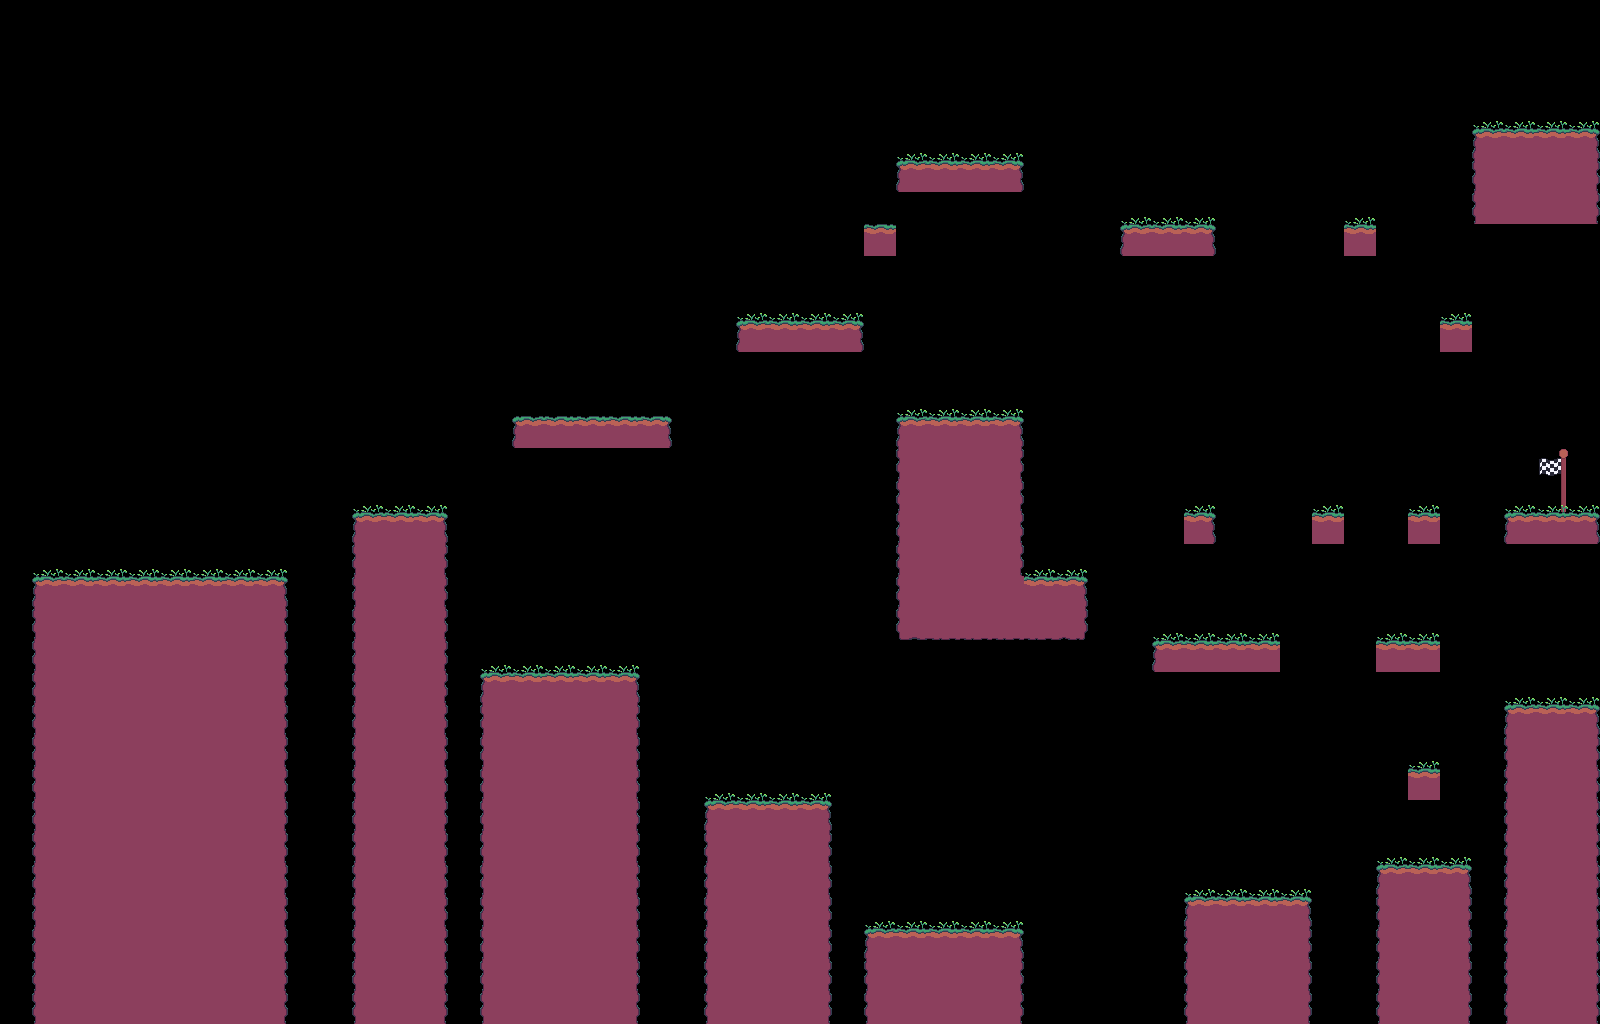

The image is a tile-based game level rendered from a .tmx file. Its description and complete source (layers, tilesets, objects, tile grids) follow:
An orthogonal 50x32 tile map with 32x32 px tiles, 2 tile layers (Ground, Decoration) and 2 objects (goal, spawn).

<map version="1.2" tiledversion="1.2.1" orientation="orthogonal" renderorder="right-down" width="50" height="32" tilewidth="32" tileheight="32" infinite="0" nextlayerid="6" nextobjectid="3">
 <tileset firstgid="1" source="Sprites.tsx" />
 <layer id="3" name="Ground" width="50" height="32">
  <data encoding="csv">
0,0,0,0,0,0,0,0,0,0,0,0,0,0,0,0,0,0,0,0,0,0,0,0,0,0,0,0,0,0,0,0,0,0,0,0,0,0,0,0,0,0,0,0,0,0,0,0,0,0,
0,0,0,0,0,0,0,0,0,0,0,0,0,0,0,0,0,0,0,0,0,0,0,0,0,0,0,0,0,0,0,0,0,0,0,0,0,0,0,0,0,0,0,0,0,0,0,0,0,0,
0,0,0,0,0,0,0,0,0,0,0,0,0,0,0,0,0,0,0,0,0,0,0,0,0,0,0,0,0,0,0,0,0,0,0,0,0,0,0,0,0,0,0,0,0,0,0,0,0,0,
0,0,0,0,0,0,0,0,0,0,0,0,0,0,0,0,0,0,0,0,0,0,0,0,0,0,0,0,0,0,0,0,0,0,0,0,0,0,0,0,0,0,0,0,0,0,0,0,0,0,
0,0,0,0,0,0,0,0,0,0,0,0,0,0,0,0,0,0,0,0,0,0,0,0,0,0,0,0,0,0,0,0,0,0,0,0,0,0,0,0,0,0,0,0,0,0,1,2,2,3,
0,0,0,0,0,0,0,0,0,0,0,0,0,0,0,0,0,0,0,0,0,0,0,0,0,0,0,0,1,2,2,3,0,0,0,0,0,0,0,0,0,0,0,0,0,0,9,10,10,11,
0,0,0,0,0,0,0,0,0,0,0,0,0,0,0,0,0,0,0,0,0,0,0,0,0,0,0,0,0,0,0,0,0,0,0,0,0,0,0,0,0,0,0,0,0,0,9,10,10,11,
0,0,0,0,0,0,0,0,0,0,0,0,0,0,0,0,0,0,0,0,0,0,0,0,0,0,0,2,0,0,0,0,0,0,0,1,2,3,0,0,0,0,2,0,0,0,0,0,0,0,
0,0,0,0,0,0,0,0,0,0,0,0,0,0,0,0,0,0,0,0,0,0,0,0,0,0,0,0,0,0,0,0,0,0,0,0,0,0,0,0,0,0,0,0,0,0,0,0,0,0,
0,0,0,0,0,0,0,0,0,0,0,0,0,0,0,0,0,0,0,0,0,0,0,0,0,0,0,0,0,0,0,0,0,0,0,0,0,0,0,0,0,0,0,0,0,0,0,0,0,0,
0,0,0,0,0,0,0,0,0,0,0,0,0,0,0,0,0,0,0,0,0,0,0,1,2,2,3,0,0,0,0,0,0,0,0,0,0,0,0,0,0,0,0,0,0,2,0,0,0,0,
0,0,0,0,0,0,0,0,0,0,0,0,0,0,0,0,0,0,0,0,0,0,0,0,0,0,0,0,0,0,0,0,0,0,0,0,0,0,0,0,0,0,0,0,0,0,0,0,0,0,
0,0,0,0,0,0,0,0,0,0,0,0,0,0,0,0,0,0,0,0,0,0,0,0,0,0,0,0,0,0,0,0,0,0,0,0,0,0,0,0,0,0,0,0,0,0,0,0,0,0,
0,0,0,0,0,0,0,0,0,0,0,0,0,0,0,0,1,2,2,2,3,0,0,0,0,0,0,0,1,2,2,3,0,0,0,0,0,0,0,0,0,0,0,0,0,0,0,0,0,0,
0,0,0,0,0,0,0,0,0,0,0,0,0,0,0,0,0,0,0,0,0,0,0,0,0,0,0,0,9,10,10,11,0,0,0,0,0,0,0,0,0,0,0,0,0,0,0,0,0,0,
0,0,0,0,0,0,0,0,0,0,0,0,0,0,0,0,0,0,0,0,0,0,0,0,0,0,0,0,9,10,10,11,0,0,0,0,0,0,0,0,0,0,0,0,0,0,0,0,0,0,
0,0,0,0,0,0,0,0,0,0,0,1,2,3,0,0,0,0,0,0,0,0,0,0,0,0,0,0,9,10,10,11,0,0,0,0,0,3,0,0,0,2,0,0,2,0,0,1,2,3,
0,0,0,0,0,0,0,0,0,0,0,9,10,11,0,0,0,0,0,0,0,0,0,0,0,0,0,0,9,10,10,11,0,0,0,0,0,0,0,0,0,0,0,0,0,0,0,0,0,0,
0,1,2,2,2,2,2,2,3,0,0,9,10,11,0,0,0,0,0,0,0,0,0,0,0,0,0,0,9,10,10,10,2,3,0,0,0,0,0,0,0,0,0,0,0,0,0,0,0,0,
0,9,10,10,10,10,10,10,11,0,0,9,10,11,0,0,0,0,0,0,0,0,0,0,0,0,0,0,17,18,18,18,18,19,0,0,0,0,0,0,0,0,0,0,0,0,0,0,0,0,
0,9,10,10,10,10,10,10,11,0,0,9,10,11,0,0,0,0,0,0,0,0,0,0,0,0,0,0,0,0,0,0,0,0,0,0,1,2,2,2,0,0,0,2,2,0,0,0,0,0,
0,9,10,10,10,10,10,10,11,0,0,9,10,11,0,1,2,2,2,3,0,0,0,0,0,0,0,0,0,0,0,0,0,0,0,0,0,0,0,0,0,0,0,0,0,0,0,0,0,0,
0,9,10,10,10,10,10,10,11,0,0,9,10,11,0,9,10,10,10,11,0,0,0,0,0,0,0,0,0,0,0,0,0,0,0,0,0,0,0,0,0,0,0,0,0,0,0,1,2,3,
0,9,10,10,10,10,10,10,11,0,0,9,10,11,0,9,10,10,10,11,0,0,0,0,0,0,0,0,0,0,0,0,0,0,0,0,0,0,0,0,0,0,0,0,0,0,0,9,10,11,
0,9,10,10,10,10,10,10,11,0,0,9,10,11,0,9,10,10,10,11,0,0,0,0,0,0,0,0,0,0,0,0,0,0,0,0,0,0,0,0,0,0,0,0,2,0,0,9,10,11,
0,9,10,10,10,10,10,10,11,0,0,9,10,11,0,9,10,10,10,11,0,0,1,2,2,3,0,0,0,0,0,0,0,0,0,0,0,0,0,0,0,0,0,0,0,0,0,9,10,11,
0,9,10,10,10,10,10,10,11,0,0,9,10,11,0,9,10,10,10,11,0,0,9,10,10,11,0,0,0,0,0,0,0,0,0,0,0,0,0,0,0,0,0,0,0,0,0,9,10,11,
0,9,10,10,10,10,10,10,11,0,0,9,10,11,0,9,10,10,10,11,0,0,9,10,10,11,0,0,0,0,0,0,0,0,0,0,0,0,0,0,0,0,0,1,2,3,0,9,10,11,
0,9,10,10,10,10,10,10,11,0,0,9,10,11,0,9,10,10,10,11,0,0,9,10,10,11,0,0,0,0,0,0,0,0,0,0,0,1,2,2,3,0,0,9,10,11,0,9,10,11,
0,9,10,10,10,10,10,10,11,0,0,9,10,11,0,9,10,10,10,11,0,0,9,10,10,11,0,1,2,2,2,3,0,0,0,0,0,9,10,10,11,0,0,9,10,11,0,9,10,11,
0,9,10,10,10,10,10,10,11,0,0,9,10,11,0,9,10,10,10,11,0,0,9,10,10,11,0,9,10,10,10,11,0,0,0,0,0,9,10,10,11,0,0,9,10,11,0,9,10,11,
0,9,10,10,10,10,10,10,11,0,0,9,10,11,0,9,10,10,10,11,0,0,9,10,10,11,0,9,10,10,10,11,0,0,0,0,0,9,10,10,11,0,0,9,10,11,0,9,10,11
</data>
 </layer>
 <layer id="4" name="Decoration" width="50" height="32">
  <data encoding="csv">
0,0,0,0,0,0,0,0,0,0,0,0,0,0,0,0,0,0,0,0,0,0,0,0,0,0,0,0,0,0,0,0,0,0,0,0,0,0,0,0,0,0,0,0,0,0,0,0,0,0,
0,0,0,0,0,0,0,0,0,0,0,0,0,0,0,0,0,0,0,0,0,0,0,0,0,0,0,0,0,0,0,0,0,0,0,0,0,0,0,0,0,0,0,0,0,0,0,0,0,0,
0,0,0,0,0,0,0,0,0,0,0,0,0,0,0,0,0,0,0,0,0,0,0,0,0,0,0,0,0,0,0,0,0,0,0,0,0,0,0,0,0,0,0,0,0,0,0,0,0,0,
0,0,0,0,0,0,0,0,0,0,0,0,0,0,0,0,0,0,0,0,0,0,0,0,0,0,0,0,0,0,0,0,0,0,0,0,0,0,0,0,0,0,0,0,0,0,4,4,4,4,
0,0,0,0,0,0,0,0,0,0,0,0,0,0,0,0,0,0,0,0,0,0,0,0,0,0,0,0,4,4,4,4,0,0,0,0,0,0,0,0,0,0,0,0,0,0,0,0,0,0,
0,0,0,0,0,0,0,0,0,0,0,0,0,0,0,0,0,0,0,0,0,0,0,0,0,0,0,0,0,0,0,0,0,0,0,0,0,0,0,0,0,0,0,0,0,0,0,0,0,0,
0,0,0,0,0,0,0,0,0,0,0,0,0,0,0,0,0,0,0,0,0,0,0,0,0,0,0,0,0,0,0,0,0,0,0,4,4,4,0,0,0,0,4,0,0,0,0,0,0,0,
0,0,0,0,0,0,0,0,0,0,0,0,0,0,0,0,0,0,0,0,0,0,0,0,0,0,0,0,0,0,0,0,0,0,0,0,0,0,0,0,0,0,0,0,0,0,0,0,0,0,
0,0,0,0,0,0,0,0,0,0,0,0,0,0,0,0,0,0,0,0,0,0,0,0,0,0,0,0,0,0,0,0,0,0,0,0,0,0,0,0,0,0,0,0,0,0,0,0,0,0,
0,0,0,0,0,0,0,0,0,0,0,0,0,0,0,0,0,0,0,0,0,0,0,4,4,4,4,0,0,0,0,0,0,0,0,0,0,0,0,0,0,0,0,0,0,4,0,0,0,0,
0,0,0,0,0,0,0,0,0,0,0,0,0,0,0,0,0,0,0,0,0,0,0,0,0,0,0,0,0,0,0,0,0,0,0,0,0,0,0,0,0,0,0,0,0,0,0,0,0,0,
0,0,0,0,0,0,0,0,0,0,0,0,0,0,0,0,0,0,0,0,0,0,0,0,0,0,0,0,0,0,0,0,0,0,0,0,0,0,0,0,0,0,0,0,0,0,0,0,0,0,
0,0,0,0,0,0,0,0,0,0,0,0,0,0,0,0,0,0,0,0,0,0,0,0,0,0,0,0,4,4,4,4,0,0,0,0,0,0,0,0,0,0,0,0,0,0,0,0,0,0,
0,0,0,0,0,0,0,0,0,0,0,0,0,0,0,0,0,0,0,0,0,0,0,0,0,0,0,0,0,0,0,0,0,0,0,0,0,0,0,0,0,0,0,0,0,0,0,0,0,0,
0,0,0,0,0,0,0,0,0,0,0,0,0,0,0,0,0,0,0,0,0,0,0,0,0,0,0,0,0,0,0,0,0,0,0,0,0,0,0,0,0,0,0,0,0,0,0,0,23,0,
0,0,0,0,0,0,0,0,0,0,0,4,4,4,0,0,0,0,0,0,0,0,0,0,0,0,0,0,0,0,0,0,0,0,0,0,0,4,0,0,0,4,0,0,4,0,0,4,31,4,
0,0,0,0,0,0,0,0,0,0,0,0,0,0,0,0,0,0,0,0,0,0,0,0,0,0,0,0,0,0,0,0,0,0,0,0,0,0,0,0,0,0,0,0,0,0,0,0,0,0,
0,4,4,4,4,4,4,4,4,0,0,0,0,0,0,0,0,0,0,0,0,0,0,0,0,0,0,0,0,0,0,0,4,4,0,0,0,0,0,0,0,0,0,0,0,0,0,0,0,0,
0,0,0,0,0,0,0,0,0,0,0,0,0,0,0,0,0,0,0,0,0,0,0,0,0,0,0,0,0,0,0,0,0,0,0,0,0,0,0,0,0,0,0,0,0,0,0,0,0,0,
0,0,0,0,0,0,0,0,0,0,0,0,0,0,0,0,0,0,0,0,0,0,0,0,0,0,0,0,0,0,0,0,0,0,0,0,4,4,4,4,0,0,0,4,4,0,0,0,0,0,
0,0,0,0,0,0,0,0,0,0,0,0,0,0,0,4,4,4,4,4,0,0,0,0,0,0,0,0,0,0,0,0,0,0,0,0,0,0,0,0,0,0,0,0,0,0,0,0,0,0,
0,0,0,0,0,0,0,0,0,0,0,0,0,0,0,0,0,0,0,0,0,0,0,0,0,0,0,0,0,0,0,0,0,0,0,0,0,0,0,0,0,0,0,0,0,0,0,4,4,4,
0,0,0,0,0,0,0,0,0,0,0,0,0,0,0,0,0,0,0,0,0,0,0,0,0,0,0,0,0,0,0,0,0,0,0,0,0,0,0,0,0,0,0,0,0,0,0,0,0,0,
0,0,0,0,0,0,0,0,0,0,0,0,0,0,0,0,0,0,0,0,0,0,0,0,0,0,0,0,0,0,0,0,0,0,0,0,0,0,0,0,0,0,0,0,4,0,0,0,0,0,
0,0,0,0,0,0,0,0,0,0,0,0,0,0,0,0,0,0,0,0,0,0,4,4,4,4,0,0,0,0,0,0,0,0,0,0,0,0,0,0,0,0,0,0,0,0,0,0,0,0,
0,0,0,0,0,0,0,0,0,0,0,0,0,0,0,0,0,0,0,0,0,0,0,0,0,0,0,0,0,0,0,0,0,0,0,0,0,0,0,0,0,0,0,0,0,0,0,0,0,0,
0,0,0,0,0,0,0,0,0,0,0,0,0,0,0,0,0,0,0,0,0,0,0,0,0,0,0,0,0,0,0,0,0,0,0,0,0,0,0,0,0,0,0,4,4,4,0,0,0,0,
0,0,0,0,0,0,0,0,0,0,0,0,0,0,0,0,0,0,0,0,0,0,0,0,0,0,0,0,0,0,0,0,0,0,0,0,0,4,4,4,4,0,0,0,0,0,0,0,0,0,
0,0,0,0,0,0,0,0,0,0,0,0,0,0,0,0,0,0,0,0,0,0,0,0,0,0,0,4,4,4,4,4,0,0,0,0,0,0,0,0,0,0,0,0,0,0,0,0,0,0,
0,0,0,0,0,0,0,0,0,0,0,0,0,0,0,0,0,0,0,0,0,0,0,0,0,0,0,0,0,0,0,0,0,0,0,0,0,0,0,0,0,0,0,0,0,0,0,0,0,0,
0,0,0,0,0,0,0,0,0,0,0,0,0,0,0,0,0,0,0,0,0,0,0,0,0,0,0,0,0,0,0,0,0,0,0,0,0,0,0,0,0,0,0,0,0,0,0,0,0,0,
0,0,0,0,0,0,0,0,0,0,0,0,0,0,0,0,0,0,0,0,0,0,0,0,0,0,0,0,0,0,0,0,0,0,0,0,0,0,0,0,0,0,0,0,0,0,0,0,0,0
</data>
 </layer>
 <objectgroup id="5" name="Objects">
  <object id="1" name="goal" x="1522.62" y="423.149" width="69.3333" height="89.3739" />
  <object id="2" name="spawn" x="78.956" y="509.286">
   <point />
  </object>
 </objectgroup>
</map>
